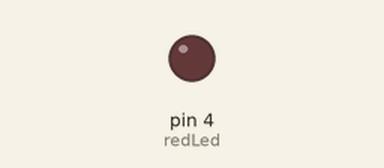
Bench run of a sketch on a simulated Arduino Uno, built with avr-gcc and run on an emulated ATmega328P. On the bench: output pins drawn as LEDs (lit = HIGH).

Above: at 0.4 s.
At 9.05 s:
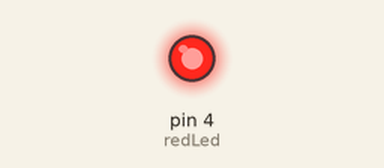
Timing chart, 0 to 9.7 s (numbered marks = the images above):
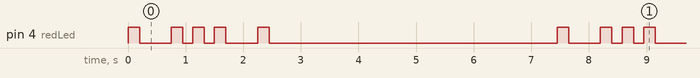

The sketch:

windowGood.ino
```cpp
int redLed = 4;

int blinckDelay = 200;

void setup() {
  pinMode(redLed, OUTPUT);
}

// 750 375 375 750


void loop() {
  digitalWrite(redLed, HIGH);
  blinck();
  digitalWrite(redLed, LOW);
  delay(750-blinckDelay);
  digitalWrite(redLed, HIGH);
  blinck();
  digitalWrite(redLed, LOW);
  delay(375-blinckDelay);
  digitalWrite(redLed, HIGH);
  blinck();
  digitalWrite(redLed, LOW);
  delay(375-blinckDelay);
  digitalWrite(redLed, HIGH);
  blinck();
  digitalWrite(redLed, LOW);
  delay(750-blinckDelay);
  digitalWrite(redLed, HIGH);
  blinck();
  digitalWrite(redLed, LOW);
  delay(5000);
}

void blinck() {
  delay(blinckDelay);
}
```

Measured:
- by itself, pin 4 (redLed): repeats every 7.5 s: LOW 0.55 s, 2 × (HIGH 0.20 s, LOW 0.18 s), HIGH 0.20 s, LOW 0.55 s, HIGH 0.20 s, LOW 5.0 s, HIGH 0.20 s
- by itself, everything shown: repeats every 7.5 s, in 10 steps
